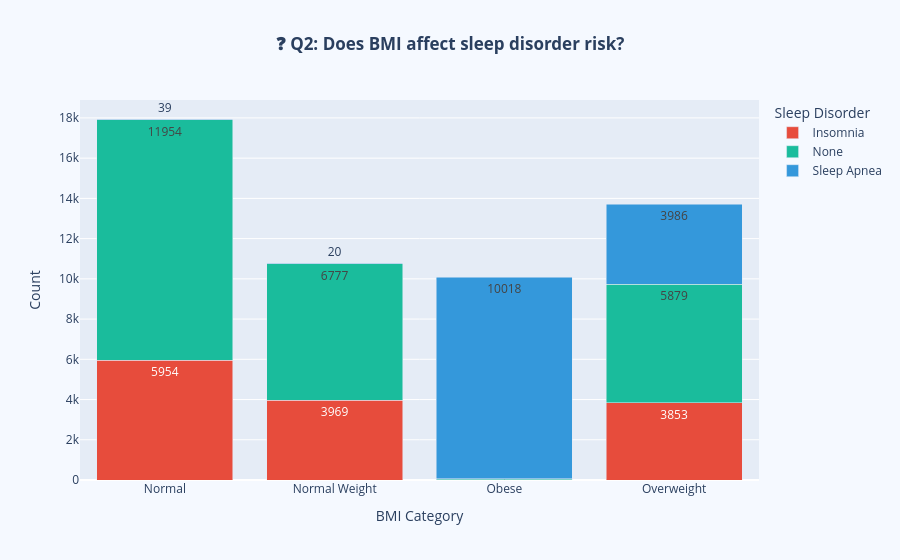

Source (notebook cell):
### Code cell
# Q2: BMI vs Sleep Disorder
bmi_disorder = (df.groupby(['BMI Category', 'Sleep Disorder'])
                .size()
                .reset_index(name='Count'))

fig = px.bar(bmi_disorder, x='BMI Category', y='Count',
             color='Sleep Disorder', barmode='stack', text='Count',
             title='<b>❓ Q2: Does BMI affect sleep disorder risk?</b>',
             color_discrete_map={'None': '#1ABC9C', 'Insomnia': '#E74C3C', 'Sleep Apnea': '#3498DB'})
fig.update_layout(title_x=0.5, paper_bgcolor='#F5F9FF')
fig.show()
print('Overweight individuals have disproportionately high Sleep Apnea rates.')

### Figure 1 — Plotly figure (JSON) as saved in the notebook; plotly's stock layout.template omitted (floating-point values rounded to 4 significant figures)
{"data": [{"hovertemplate": "Sleep Disorder=Insomnia<br>BMI Category=%{x}<br>Count=%{text}<extra></extra>", "legendgroup": "Insomnia", "marker": {"color": "#E74C3C", "pattern": {"shape": ""}}, "name": "Insomnia", "orientation": "v", "showlegend": true, "text": [5954.0, 3969.0, 10.0, 3853.0], "textposition": "auto", "type": "bar", "x": ["Normal", "Normal Weight", "Obese", "Overweight"], "xaxis": "x", "y": [5954, 3969, 10, 3853], "yaxis": "y"}, {"hovertemplate": "Sleep Disorder=None<br>BMI Category=%{x}<br>Count=%{text}<extra></extra>", "legendgroup": "None", "marker": {"color": "#1ABC9C", "pattern": {"shape": ""}}, "name": "None", "orientation": "v", "showlegend": true, "text": [11950.0, 6777.0, 41.0, 5879.0], "textposition": "auto", "type": "bar", "x": ["Normal", "Normal Weight", "Obese", "Overweight"], "xaxis": "x", "y": [11954, 6777, 41, 5879], "yaxis": "y"}, {"hovertemplate": "Sleep Disorder=Sleep Apnea<br>BMI Category=%{x}<br>Count=%{text}<extra></extra>", "legendgroup": "Sleep Apnea", "marker": {"color": "#3498DB", "pattern": {"shape": ""}}, "name": "Sleep Apnea", "orientation": "v", "showlegend": true, "text": [39.0, 20.0, 10020.0, 3986.0], "textposition": "auto", "type": "bar", "x": ["Normal", "Normal Weight", "Obese", "Overweight"], "xaxis": "x", "y": [39, 20, 10018, 3986], "yaxis": "y"}], "layout": {"barmode": "stack", "legend": {"title": {"text": "Sleep Disorder"}, "tracegroupgap": 0}, "paper_bgcolor": "#F5F9FF", "title": {"text": "<b>❓ Q2: Does BMI affect sleep disorder risk?</b>", "x": 0.5}, "xaxis": {"anchor": "y", "domain": [0, 1], "title": {"text": "BMI Category"}}, "yaxis": {"anchor": "x", "domain": [0, 1], "title": {"text": "Count"}}}}
